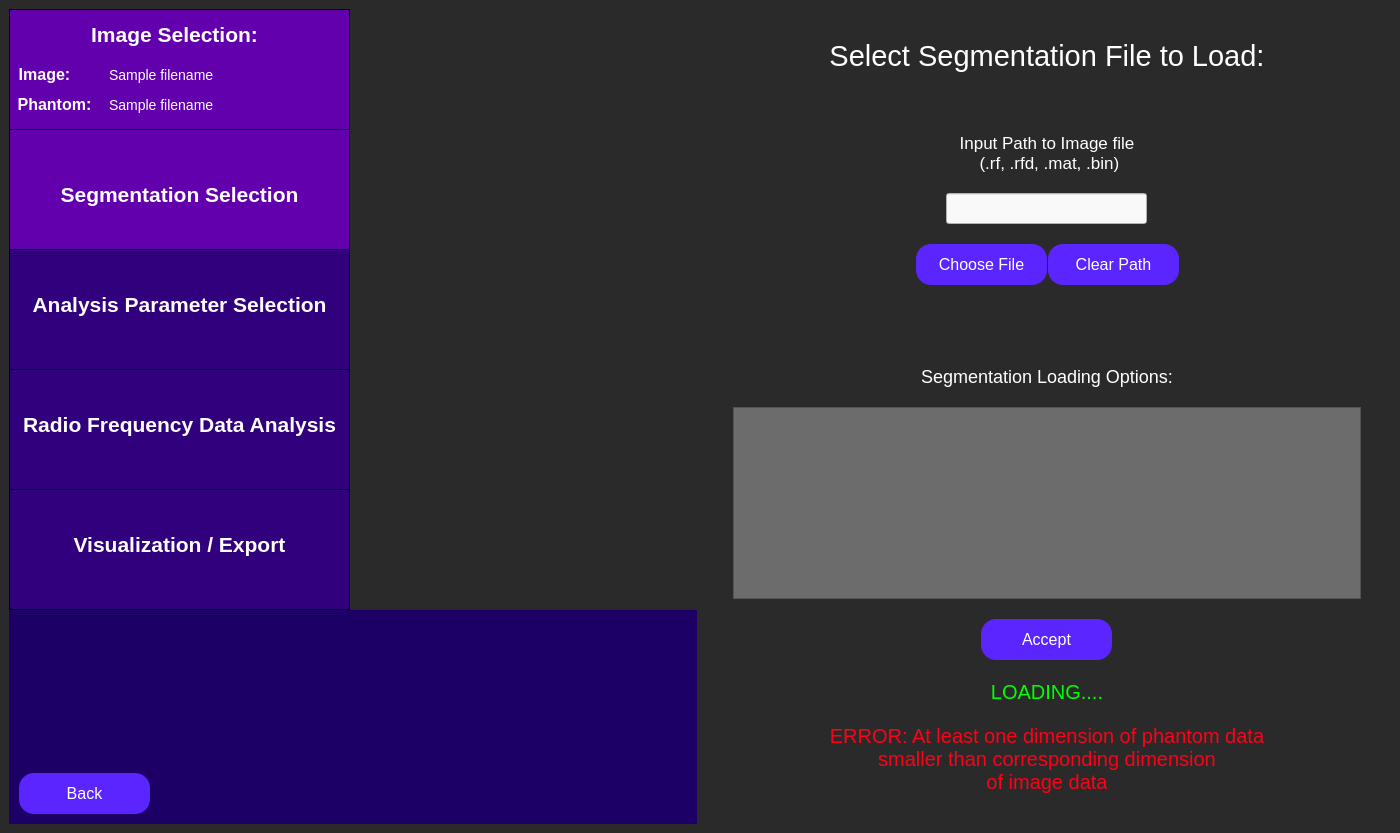
<?xml version="1.0" encoding="UTF-8"?>
<ui version="4.0">
 <class>constructRoi</class>
 <widget class="QWidget" name="constructRoi">
  <property name="minimumSize">
   <size>
    <width>1400</width>
    <height>662</height>
   </size>
  </property>
  <property name="windowTitle">
   <string>Select Region of Interest</string>
  </property>
  <property name="styleSheet">
   <string notr="true">QWidget {
	background: rgb(42, 42, 42);
}</string>
  </property>
  <layout class="QVBoxLayout" name="main_layout">
   <property name="leftMargin">
    <number>0</number>
   </property>
   <property name="topMargin">
    <number>0</number>
   </property>
   <property name="rightMargin">
    <number>0</number>
   </property>
   <property name="bottomMargin">
    <number>0</number>
   </property>
   <item>
    <widget class="QWidget" name="horizontalLayoutWidget_4">
   <layout class="QHBoxLayout" name="full_screen_layout" stretch="0,0">
    <item>
     <layout class="QVBoxLayout" name="side_bar_layout" stretch="0,0">
      <property name="spacing">
       <number>0</number>
      </property>
      <property name="sizeConstraint">
       <enum>QLayout::SetMaximumSize</enum>
      </property>
      <item>
       <widget class="QWidget" name="sidebar" native="true">
        <property name="minimumSize">
         <size>
          <width>341</width>
          <height>601</height>
         </size>
        </property>
        <property name="maximumSize">
         <size>
          <width>241</width>
          <height>601</height>
         </size>
        </property>
        <property name="toolTip">
         <string>&lt;html&gt;&lt;head/&gt;&lt;body&gt;&lt;p&gt;&lt;br/&gt;&lt;/p&gt;&lt;/body&gt;&lt;/html&gt;</string>
        </property>
        <property name="styleSheet">
         <string notr="true">QWidget {
	background-color: rgb(28, 0, 101);
}</string>
        </property>
        <widget class="QFrame" name="imageSelectionSidebar">
         <property name="geometry">
          <rect>
           <x>0</x>
           <y>0</y>
           <width>341</width>
           <height>121</height>
          </rect>
         </property>
         <property name="minimumSize">
          <size>
           <width>341</width>
           <height>121</height>
          </size>
         </property>
         <property name="maximumSize">
          <size>
           <width>341</width>
           <height>121</height>
          </size>
         </property>
         <property name="styleSheet">
          <string notr="true">QFrame {
	background-color: rgb(99, 0, 174);
	border: 1px solid black;
}</string>
         </property>
         <property name="frameShape">
          <enum>QFrame::StyledPanel</enum>
         </property>
         <property name="frameShadow">
          <enum>QFrame::Raised</enum>
         </property>
         <widget class="QLabel" name="imageSelectionLabelSidebar">
          <property name="geometry">
           <rect>
            <x>70</x>
            <y>0</y>
            <width>191</width>
            <height>51</height>
           </rect>
          </property>
          <property name="styleSheet">
           <string notr="true">QLabel {
	font-size: 21px;
	color: rgb(255, 255, 255);
	background-color: rgba(255, 255, 255, 0);
	border: 0px;
	font-weight: bold;
}</string>
          </property>
          <property name="text">
           <string>Image Selection:</string>
          </property>
          <property name="alignment">
           <set>Qt::AlignCenter</set>
          </property>
         </widget>
         <widget class="QLabel" name="imageLabel">
          <property name="geometry">
           <rect>
            <x>-60</x>
            <y>40</y>
            <width>191</width>
            <height>51</height>
           </rect>
          </property>
          <property name="styleSheet">
           <string notr="true">QLabel {
	font-size: 16px;
	color: rgb(255, 255, 255);
	background-color: rgba(255, 255, 255, 0);
	border: 0px;
	font-weight: bold;
}</string>
          </property>
          <property name="text">
           <string>Image:</string>
          </property>
          <property name="alignment">
           <set>Qt::AlignCenter</set>
          </property>
         </widget>
         <widget class="QLabel" name="phantomLabel">
          <property name="geometry">
           <rect>
            <x>-50</x>
            <y>70</y>
            <width>191</width>
            <height>51</height>
           </rect>
          </property>
          <property name="styleSheet">
           <string notr="true">QLabel {
	font-size: 16px;
	color: rgb(255, 255, 255);
	background-color: rgba(255, 255, 255, 0);
	border: 0px;
	font-weight: bold
}</string>
          </property>
          <property name="text">
           <string>Phantom:</string>
          </property>
          <property name="alignment">
           <set>Qt::AlignCenter</set>
          </property>
         </widget>
         <widget class="QLabel" name="image_path_input">
          <property name="geometry">
           <rect>
            <x>100</x>
            <y>40</y>
            <width>241</width>
            <height>51</height>
           </rect>
          </property>
          <property name="styleSheet">
           <string notr="true">QLabel {
	font-size: 14px;
	color: rgb(255, 255, 255);
	background-color: rgba(255, 255, 255, 0);
	border: 0px;
}</string>
          </property>
          <property name="text">
           <string>Sample filename </string>
          </property>
          <property name="alignment">
           <set>Qt::AlignLeading|Qt::AlignLeft|Qt::AlignVCenter</set>
          </property>
         </widget>
         <widget class="QLabel" name="phantom_path_input">
          <property name="geometry">
           <rect>
            <x>100</x>
            <y>70</y>
            <width>241</width>
            <height>51</height>
           </rect>
          </property>
          <property name="styleSheet">
           <string notr="true">QLabel {
	font-size: 14px;
	color: rgb(255, 255, 255);
	background-color: rgba(255, 255, 255, 0);
	border: 0px;
}</string>
          </property>
          <property name="text">
           <string>Sample filename </string>
          </property>
          <property name="alignment">
           <set>Qt::AlignLeading|Qt::AlignLeft|Qt::AlignVCenter</set>
          </property>
         </widget>
        </widget>
        <widget class="QFrame" name="roiSidebar">
         <property name="geometry">
          <rect>
           <x>0</x>
           <y>120</y>
           <width>341</width>
           <height>121</height>
          </rect>
         </property>
         <property name="maximumSize">
          <size>
           <width>341</width>
           <height>121</height>
          </size>
         </property>
         <property name="styleSheet">
          <string notr="true">QFrame {
	background-color: rgb(99, 0, 174);
	border: 1px solid black;
}</string>
         </property>
         <property name="frameShape">
          <enum>QFrame::StyledPanel</enum>
         </property>
         <property name="frameShadow">
          <enum>QFrame::Raised</enum>
         </property>
         <widget class="QLabel" name="roiSidebarLabel">
          <property name="geometry">
           <rect>
            <x>0</x>
            <y>40</y>
            <width>341</width>
            <height>51</height>
           </rect>
          </property>
          <property name="styleSheet">
           <string notr="true">QLabel {
	font-size: 21px;
	color: rgb(255, 255, 255);
	background-color: rgba(255, 255, 255, 0);
	border: 0px;
	font-weight: bold;
}</string>
          </property>
          <property name="text">
           <string>Segmentation Selection</string>
          </property>
          <property name="alignment">
           <set>Qt::AlignCenter</set>
          </property>
         </widget>
        </widget>
        <widget class="QFrame" name="rfAnalysisSidebar">
         <property name="geometry">
          <rect>
           <x>0</x>
           <y>360</y>
           <width>341</width>
           <height>121</height>
          </rect>
         </property>
         <property name="minimumSize">
          <size>
           <width>341</width>
           <height>121</height>
          </size>
         </property>
         <property name="maximumSize">
          <size>
           <width>341</width>
           <height>121</height>
          </size>
         </property>
         <property name="styleSheet">
          <string notr="true">QFrame {
	background-color:  rgb(49, 0, 124);
	border: 1px solid black;
}</string>
         </property>
         <property name="frameShape">
          <enum>QFrame::StyledPanel</enum>
         </property>
         <property name="frameShadow">
          <enum>QFrame::Raised</enum>
         </property>
         <widget class="QLabel" name="rfAnalysisLabel">
          <property name="geometry">
           <rect>
            <x>0</x>
            <y>30</y>
            <width>341</width>
            <height>51</height>
           </rect>
          </property>
          <property name="styleSheet">
           <string notr="true">QLabel {
	font-size: 21px;
	color: rgb(255, 255, 255);
	background-color: rgba(255, 255, 255, 0);
	border: 0px;
	font-weight: bold;
}</string>
          </property>
          <property name="text">
           <string>Radio Frequency Data Analysis</string>
          </property>
          <property name="alignment">
           <set>Qt::AlignCenter</set>
          </property>
         </widget>
        </widget>
        <widget class="QFrame" name="exportResultsSidebar">
         <property name="geometry">
          <rect>
           <x>0</x>
           <y>480</y>
           <width>341</width>
           <height>121</height>
          </rect>
         </property>
         <property name="minimumSize">
          <size>
           <width>341</width>
           <height>121</height>
          </size>
         </property>
         <property name="maximumSize">
          <size>
           <width>341</width>
           <height>121</height>
          </size>
         </property>
         <property name="styleSheet">
          <string notr="true">QFrame {
	background-color:  rgb(49, 0, 124);
	border: 1px solid black;
}</string>
         </property>
         <property name="frameShape">
          <enum>QFrame::StyledPanel</enum>
         </property>
         <property name="frameShadow">
          <enum>QFrame::Raised</enum>
         </property>
         <widget class="QLabel" name="exportResultsLabel">
          <property name="geometry">
           <rect>
            <x>20</x>
            <y>30</y>
            <width>301</width>
            <height>51</height>
           </rect>
          </property>
          <property name="styleSheet">
           <string notr="true">QLabel {
	font-size: 21px;
	color: rgb(255, 255, 255);
	background-color: rgba(255, 255, 255, 0);
	border: 0px;
	font-weight: bold;
}</string>
          </property>
          <property name="text">
           <string>Visualization / Export</string>
          </property>
          <property name="alignment">
           <set>Qt::AlignCenter</set>
          </property>
         </widget>
        </widget>
        <widget class="QFrame" name="analysisParamsSidebar">
         <property name="geometry">
          <rect>
           <x>0</x>
           <y>240</y>
           <width>341</width>
           <height>121</height>
          </rect>
         </property>
         <property name="maximumSize">
          <size>
           <width>341</width>
           <height>121</height>
          </size>
         </property>
         <property name="styleSheet">
          <string notr="true">QFrame {
	background-color: rgb(49, 0, 124);
	border: 1px solid black;
}</string>
         </property>
         <property name="frameShape">
          <enum>QFrame::StyledPanel</enum>
         </property>
         <property name="frameShadow">
          <enum>QFrame::Raised</enum>
         </property>
         <widget class="QLabel" name="analysisParamsLabel">
          <property name="geometry">
           <rect>
            <x>0</x>
            <y>30</y>
            <width>341</width>
            <height>51</height>
           </rect>
          </property>
          <property name="styleSheet">
           <string notr="true">QLabel {
	font-size: 21px;
	color: rgb(255, 255, 255);
	background-color: rgba(255, 255, 255, 0);
	border: 0px;
	font-weight:bold;
}</string>
          </property>
          <property name="text">
           <string>Analysis Parameter Selection</string>
          </property>
          <property name="alignment">
           <set>Qt::AlignCenter</set>
          </property>
         </widget>
        </widget>
       </widget>
      </item>
      <item>
       <widget class="QFrame" name="gridFrame">
        <property name="maximumSize">
         <size>
          <width>341</width>
          <height>16777215</height>
         </size>
        </property>
        <property name="styleSheet">
         <string notr="true">QFrame {
	background-color: rgb(28, 0, 101);
}</string>
        </property>
        <layout class="QGridLayout" name="backButtonGrid" rowstretch="0,0">
         <property name="sizeConstraint">
          <enum>QLayout::SetMinAndMaxSize</enum>
         </property>
         <property name="leftMargin">
          <number>10</number>
         </property>
         <property name="topMargin">
          <number>10</number>
         </property>
         <property name="rightMargin">
          <number>10</number>
         </property>
         <property name="bottomMargin">
          <number>10</number>
         </property>
         <item row="0" column="0">
          <spacer name="verticalSpacer">
           <property name="orientation">
            <enum>Qt::Vertical</enum>
           </property>
           <property name="sizeHint" stdset="0">
            <size>
             <width>20</width>
             <height>40</height>
            </size>
           </property>
          </spacer>
         </item>
         <item row="1" column="1">
          <spacer name="horizontalSpacer">
           <property name="orientation">
            <enum>Qt::Horizontal</enum>
           </property>
           <property name="sizeHint" stdset="0">
            <size>
             <width>40</width>
             <height>20</height>
            </size>
           </property>
          </spacer>
         </item>
         <item row="1" column="0">
          <widget class="QPushButton" name="back_button">
           <property name="minimumSize">
            <size>
             <width>131</width>
             <height>41</height>
            </size>
           </property>
           <property name="maximumSize">
            <size>
             <width>131</width>
             <height>41</height>
            </size>
           </property>
           <property name="styleSheet">
            <string notr="true">QPushButton {
	color: white;
	font-size: 16px;
	background: rgb(90, 37, 255);
	border-radius: 15px;
}</string>
           </property>
           <property name="text">
            <string>Back</string>
           </property>
          </widget>
         </item>
        </layout>
       </widget>
      </item>
     </layout>
    </item>
    <item>
     <layout class="QVBoxLayout" name="seg_loading_layout" stretch="2,0,0,0,3,0,2">
      <property name="spacing">
       <number>20</number>
      </property>
      <property name="leftMargin">
       <number>30</number>
      </property>
      <property name="topMargin">
       <number>30</number>
      </property>
      <property name="rightMargin">
       <number>30</number>
      </property>
      <property name="bottomMargin">
       <number>30</number>
      </property>
      <item>
       <widget class="QLabel" name="select_seg_label">
        <property name="styleSheet">
         <string notr="true">QLabel {
	font-size: 29px;
	color: rgb(255, 255, 255);
	background-color: rgba(255, 255, 255, 0);
}</string>
        </property>
        <property name="text">
         <string>Select Segmentation File to Load:</string>
        </property>
        <property name="textFormat">
         <enum>Qt::AutoText</enum>
        </property>
        <property name="scaledContents">
         <bool>false</bool>
        </property>
        <property name="alignment">
         <set>Qt::AlignCenter</set>
        </property>
        <property name="wordWrap">
         <bool>true</bool>
        </property>
       </widget>
      </item>
      <item>
       <layout class="QVBoxLayout" name="chooseImgLayout">
        <property name="leftMargin">
         <number>20</number>
        </property>
        <property name="rightMargin">
         <number>20</number>
        </property>
        <item>
         <spacer name="verticalSpacer_2">
          <property name="orientation">
           <enum>Qt::Vertical</enum>
          </property>
          <property name="sizeHint" stdset="0">
           <size>
            <width>20</width>
            <height>40</height>
           </size>
          </property>
         </spacer>
        </item>
        <item>
         <widget class="QLabel" name="seg_path_label">
          <property name="styleSheet">
           <string notr="true">QLabel {
	background-color: rgba(255, 255, 255, 0);
	color: white;
	font-size: 17px;
}</string>
          </property>
          <property name="text">
           <string>Input Path to Image file
 (.rf, .rfd, .mat, .bin)</string>
          </property>
          <property name="alignment">
           <set>Qt::AlignCenter</set>
          </property>
          <property name="textInteractionFlags">
           <set>Qt::NoTextInteraction</set>
          </property>
         </widget>
        </item>
        <item alignment="Qt::AlignHCenter|Qt::AlignVCenter">
         <widget class="QLineEdit" name="seg_path_input">
          <property name="minimumSize">
           <size>
            <width>201</width>
            <height>31</height>
           </size>
          </property>
          <property name="maximumSize">
           <size>
            <width>401</width>
            <height>31</height>
           </size>
          </property>
          <property name="styleSheet">
           <string notr="true">QLineEdit {
	background-color: rgb(249, 249, 249);
	color: black;
}</string>
          </property>
         </widget>
        </item>
        <item>
         <layout class="QHBoxLayout" name="chooseImageButtonsLayout">
          <property name="spacing">
           <number>1</number>
          </property>
          <item alignment="Qt::AlignRight">
           <widget class="QPushButton" name="choose_seg_path_button">
            <property name="minimumSize">
             <size>
              <width>131</width>
              <height>41</height>
             </size>
            </property>
            <property name="maximumSize">
             <size>
              <width>131</width>
              <height>41</height>
             </size>
            </property>
            <property name="styleSheet">
             <string notr="true">QPushButton {
	color: white;
	font-size: 16px;
	background: rgb(90, 37, 255);
	border-radius: 15px;
}</string>
            </property>
            <property name="text">
             <string>Choose File</string>
            </property>
           </widget>
          </item>
          <item alignment="Qt::AlignLeft">
           <widget class="QPushButton" name="clear_seg_path_button">
            <property name="minimumSize">
             <size>
              <width>131</width>
              <height>41</height>
             </size>
            </property>
            <property name="maximumSize">
             <size>
              <width>131</width>
              <height>41</height>
             </size>
            </property>
            <property name="styleSheet">
             <string notr="true">QPushButton {
	color: white;
	font-size: 16px;
	background: rgb(90, 37, 255);
	border-radius: 15px;
}</string>
            </property>
            <property name="text">
             <string>Clear Path</string>
            </property>
           </widget>
          </item>
         </layout>
        </item>
        <item>
         <spacer name="verticalSpacer_3">
          <property name="orientation">
           <enum>Qt::Vertical</enum>
          </property>
          <property name="sizeHint" stdset="0">
           <size>
            <width>20</width>
            <height>40</height>
           </size>
          </property>
         </spacer>
        </item>
       </layout>
      </item>
      <item>
       <widget class="QLabel" name="loading_options_label">
        <property name="styleSheet">
         <string notr="true">QLabel {
	font-size: 18px;
	color: rgb(255, 255, 255);
	background-color: rgba(255, 255, 255, 0);
}</string>
        </property>
        <property name="text">
         <string>
Segmentation Loading Options:</string>
        </property>
        <property name="textFormat">
         <enum>Qt::AutoText</enum>
        </property>
        <property name="scaledContents">
         <bool>false</bool>
        </property>
        <property name="alignment">
         <set>Qt::AlignCenter</set>
        </property>
        <property name="wordWrap">
         <bool>true</bool>
        </property>
       </widget>
      </item>
      <item>
       <widget class="QTableWidget" name="loading_options_table">
        <property name="styleSheet">
         <string notr="true">QTableWidget {
	background: rgb(108, 108, 108);
	color: white;
}</string>
        </property>
        <property name="dragEnabled">
         <bool>false</bool>
        </property>
        <property name="sortingEnabled">
         <bool>false</bool>
        </property>
        <property name="rowCount">
         <number>0</number>
        </property>
        <property name="columnCount">
         <number>0</number>
        </property>
        <attribute name="horizontalHeaderCascadingSectionResizes">
         <bool>false</bool>
        </attribute>
       </widget>
      </item>
      <item alignment="Qt::AlignHCenter|Qt::AlignVCenter">
       <widget class="QPushButton" name="accept_seg_path_button">
        <property name="minimumSize">
         <size>
          <width>131</width>
          <height>41</height>
         </size>
        </property>
        <property name="maximumSize">
         <size>
          <width>131</width>
          <height>41</height>
         </size>
        </property>
        <property name="styleSheet">
         <string notr="true">QPushButton {
	color: white;
	font-size: 16px;
	background: rgb(90, 37, 255);
	border-radius: 15px;
}</string>
        </property>
        <property name="text">
         <string>Accept</string>
        </property>
       </widget>
      </item>
      <item>
       <widget class="QLabel" name="loading_screen_label">
        <property name="styleSheet">
         <string notr="true">QLabel {
	color: rgb(0, 255, 0);
	font-size: 20px;
	background-color: rgba(255, 255, 255, 0);
}</string>
        </property>
        <property name="text">
         <string>LOADING....</string>
        </property>
        <property name="alignment">
         <set>Qt::AlignCenter</set>
        </property>
       </widget>
      </item>
      <item>
       <widget class="QLabel" name="select_seg_error_msg">
        <property name="styleSheet">
         <string notr="true">QLabel {
	color: rgb(255, 0, 23);
	font-size: 20px;
	background-color: rgba(255, 255, 255, 0);
}</string>
        </property>
        <property name="text">
         <string>ERROR: At least one dimension of phantom data
smaller than corresponding dimension
of image data</string>
        </property>
        <property name="alignment">
         <set>Qt::AlignCenter</set>
        </property>
       </widget>
      </item>
     </layout>
    </item>
   </layout>
  </widget>
   </item>
  </layout>
 </widget>
 <resources/>
 <connections/>
</ui>
